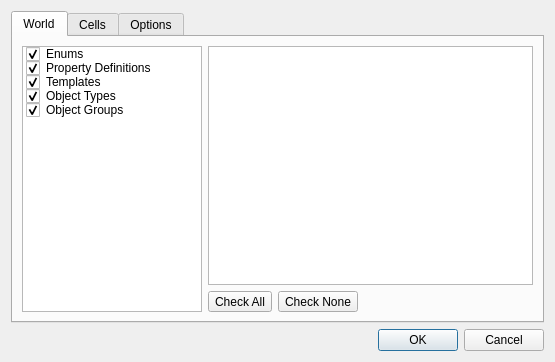
<?xml version="1.0" encoding="UTF-8"?>
<ui version="4.0">
 <class>CopyPasteDialog</class>
 <widget class="QDialog" name="CopyPasteDialog">
  <property name="geometry">
   <rect>
    <x>0</x>
    <y>0</y>
    <width>555</width>
    <height>362</height>
   </rect>
  </property>
  <property name="windowTitle">
   <string>Clipboard</string>
  </property>
  <layout class="QVBoxLayout" name="verticalLayout_3">
   <item>
    <widget class="QTabWidget" name="tabWidget">
     <property name="currentIndex">
      <number>0</number>
     </property>
     <widget class="QWidget" name="tab">
      <attribute name="title">
       <string>World</string>
      </attribute>
      <layout class="QHBoxLayout" name="horizontalLayout">
       <item>
        <widget class="QListWidget" name="worldCat">
         <property name="maximumSize">
          <size>
           <width>180</width>
           <height>16777215</height>
          </size>
         </property>
         <item>
          <property name="text">
           <string>Enums</string>
          </property>
          <property name="checkState">
           <enum>Checked</enum>
          </property>
         </item>
         <item>
          <property name="text">
           <string>Property Definitions</string>
          </property>
          <property name="checkState">
           <enum>Checked</enum>
          </property>
          <property name="flags">
           <set>ItemIsSelectable|ItemIsUserCheckable|ItemIsEnabled</set>
          </property>
         </item>
         <item>
          <property name="text">
           <string>Templates</string>
          </property>
          <property name="checkState">
           <enum>Checked</enum>
          </property>
          <property name="flags">
           <set>ItemIsSelectable|ItemIsUserCheckable|ItemIsEnabled</set>
          </property>
         </item>
         <item>
          <property name="text">
           <string>Object Types</string>
          </property>
          <property name="checkState">
           <enum>Checked</enum>
          </property>
          <property name="flags">
           <set>ItemIsSelectable|ItemIsUserCheckable|ItemIsEnabled</set>
          </property>
         </item>
         <item>
          <property name="text">
           <string>Object Groups</string>
          </property>
          <property name="checkState">
           <enum>Checked</enum>
          </property>
          <property name="flags">
           <set>ItemIsSelectable|ItemIsUserCheckable|ItemIsEnabled</set>
          </property>
         </item>
        </widget>
       </item>
       <item>
        <widget class="QStackedWidget" name="stackedWidget">
         <property name="currentIndex">
          <number>0</number>
         </property>
         <widget class="QWidget" name="pageList">
          <layout class="QVBoxLayout" name="verticalLayout">
           <property name="leftMargin">
            <number>0</number>
           </property>
           <property name="topMargin">
            <number>0</number>
           </property>
           <property name="rightMargin">
            <number>0</number>
           </property>
           <property name="bottomMargin">
            <number>0</number>
           </property>
           <item>
            <widget class="QTreeWidget" name="worldTree">
             <property name="rootIsDecorated">
              <bool>false</bool>
             </property>
             <property name="headerHidden">
              <bool>true</bool>
             </property>
             <property name="columnCount">
              <number>2</number>
             </property>
             <column>
              <property name="text">
               <string notr="true">1</string>
              </property>
             </column>
             <column>
              <property name="text">
               <string notr="true">2</string>
              </property>
             </column>
            </widget>
           </item>
           <item>
            <widget class="QWidget" name="widget" native="true">
             <layout class="QHBoxLayout" name="horizontalLayout_2">
              <property name="leftMargin">
               <number>0</number>
              </property>
              <property name="topMargin">
               <number>0</number>
              </property>
              <property name="rightMargin">
               <number>0</number>
              </property>
              <property name="bottomMargin">
               <number>0</number>
              </property>
              <item>
               <widget class="QToolButton" name="worldCheckAll">
                <property name="text">
                 <string>Check All</string>
                </property>
               </widget>
              </item>
              <item>
               <widget class="QToolButton" name="worldCheckNone">
                <property name="text">
                 <string>Check None</string>
                </property>
               </widget>
              </item>
              <item>
               <spacer name="horizontalSpacer">
                <property name="orientation">
                 <enum>Qt::Horizontal</enum>
                </property>
                <property name="sizeHint" stdset="0">
                 <size>
                  <width>40</width>
                  <height>20</height>
                 </size>
                </property>
               </spacer>
              </item>
             </layout>
            </widget>
           </item>
          </layout>
         </widget>
        </widget>
       </item>
      </layout>
     </widget>
     <widget class="QWidget" name="tab_2">
      <attribute name="title">
       <string>Cells</string>
      </attribute>
      <layout class="QHBoxLayout" name="horizontalLayout_3">
       <item>
        <widget class="QListWidget" name="cellCat">
         <property name="maximumSize">
          <size>
           <width>180</width>
           <height>16777215</height>
          </size>
         </property>
         <item>
          <property name="text">
           <string>Properties</string>
          </property>
          <property name="checkState">
           <enum>Checked</enum>
          </property>
         </item>
         <item>
          <property name="text">
           <string>Templates</string>
          </property>
          <property name="checkState">
           <enum>Checked</enum>
          </property>
         </item>
         <item>
          <property name="text">
           <string>Lots</string>
          </property>
          <property name="checkState">
           <enum>Checked</enum>
          </property>
         </item>
         <item>
          <property name="text">
           <string>Objects</string>
          </property>
          <property name="checkState">
           <enum>Checked</enum>
          </property>
         </item>
         <item>
          <property name="text">
           <string>In-Game Map Features</string>
          </property>
          <property name="checkState">
           <enum>Checked</enum>
          </property>
         </item>
         <item>
          <property name="text">
           <string>Map</string>
          </property>
          <property name="checkState">
           <enum>Checked</enum>
          </property>
         </item>
        </widget>
       </item>
       <item>
        <widget class="QStackedWidget" name="stackedWidget_2">
         <widget class="QWidget" name="page">
          <layout class="QVBoxLayout" name="verticalLayout_2">
           <property name="leftMargin">
            <number>0</number>
           </property>
           <property name="topMargin">
            <number>0</number>
           </property>
           <property name="rightMargin">
            <number>0</number>
           </property>
           <property name="bottomMargin">
            <number>0</number>
           </property>
           <item>
            <widget class="QTreeWidget" name="cellTree">
             <property name="headerHidden">
              <bool>true</bool>
             </property>
             <property name="columnCount">
              <number>2</number>
             </property>
             <column>
              <property name="text">
               <string notr="true">1</string>
              </property>
             </column>
             <column>
              <property name="text">
               <string notr="true">2</string>
              </property>
             </column>
            </widget>
           </item>
           <item>
            <widget class="QWidget" name="widget_2" native="true">
             <layout class="QHBoxLayout" name="horizontalLayout_4">
              <property name="leftMargin">
               <number>0</number>
              </property>
              <property name="topMargin">
               <number>0</number>
              </property>
              <property name="rightMargin">
               <number>0</number>
              </property>
              <property name="bottomMargin">
               <number>0</number>
              </property>
              <item>
               <widget class="QToolButton" name="cellCheckAll">
                <property name="text">
                 <string>Check All</string>
                </property>
               </widget>
              </item>
              <item>
               <widget class="QToolButton" name="cellCheckNone">
                <property name="text">
                 <string>Check None</string>
                </property>
               </widget>
              </item>
              <item>
               <spacer name="horizontalSpacer_2">
                <property name="orientation">
                 <enum>Qt::Horizontal</enum>
                </property>
                <property name="sizeHint" stdset="0">
                 <size>
                  <width>40</width>
                  <height>20</height>
                 </size>
                </property>
               </spacer>
              </item>
             </layout>
            </widget>
           </item>
          </layout>
         </widget>
        </widget>
       </item>
      </layout>
     </widget>
     <widget class="QWidget" name="tab_3">
      <attribute name="title">
       <string>Options</string>
      </attribute>
      <layout class="QVBoxLayout" name="verticalLayout_6">
       <item>
        <widget class="QGroupBox" name="groupBox">
         <property name="title">
          <string>Copying</string>
         </property>
         <layout class="QVBoxLayout" name="verticalLayout_4">
          <item>
           <widget class="QRadioButton" name="copyReplaceRadio">
            <property name="text">
             <string>Replace clipboard contents with stuff being copied</string>
            </property>
            <property name="checked">
             <bool>true</bool>
            </property>
           </widget>
          </item>
          <item>
           <widget class="QRadioButton" name="copyMergeRadio">
            <property name="text">
             <string>Merge clipboard contents with stuff being copied</string>
            </property>
           </widget>
          </item>
         </layout>
        </widget>
       </item>
       <item>
        <widget class="QGroupBox" name="groupBox_2">
         <property name="title">
          <string>Pasting</string>
         </property>
         <layout class="QVBoxLayout" name="verticalLayout_5">
          <item>
           <widget class="QRadioButton" name="pasteReplaceRadio">
            <property name="text">
             <string>Replace cell contents with stuff being pasted</string>
            </property>
            <property name="checked">
             <bool>true</bool>
            </property>
           </widget>
          </item>
          <item>
           <widget class="QRadioButton" name="pasteMergeRadio">
            <property name="text">
             <string>Merge cell contents with stuff being pasted</string>
            </property>
           </widget>
          </item>
         </layout>
        </widget>
       </item>
       <item>
        <spacer name="verticalSpacer">
         <property name="orientation">
          <enum>Qt::Vertical</enum>
         </property>
         <property name="sizeHint" stdset="0">
          <size>
           <width>20</width>
           <height>40</height>
          </size>
         </property>
        </spacer>
       </item>
      </layout>
     </widget>
    </widget>
   </item>
   <item>
    <widget class="QDialogButtonBox" name="buttonBox">
     <property name="orientation">
      <enum>Qt::Horizontal</enum>
     </property>
     <property name="standardButtons">
      <set>QDialogButtonBox::Cancel|QDialogButtonBox::Ok</set>
     </property>
    </widget>
   </item>
  </layout>
 </widget>
 <resources/>
 <connections>
  <connection>
   <sender>buttonBox</sender>
   <signal>accepted()</signal>
   <receiver>CopyPasteDialog</receiver>
   <slot>accept()</slot>
   <hints>
    <hint type="sourcelabel">
     <x>248</x>
     <y>254</y>
    </hint>
    <hint type="destinationlabel">
     <x>157</x>
     <y>274</y>
    </hint>
   </hints>
  </connection>
  <connection>
   <sender>buttonBox</sender>
   <signal>rejected()</signal>
   <receiver>CopyPasteDialog</receiver>
   <slot>reject()</slot>
   <hints>
    <hint type="sourcelabel">
     <x>316</x>
     <y>260</y>
    </hint>
    <hint type="destinationlabel">
     <x>286</x>
     <y>274</y>
    </hint>
   </hints>
  </connection>
 </connections>
</ui>
